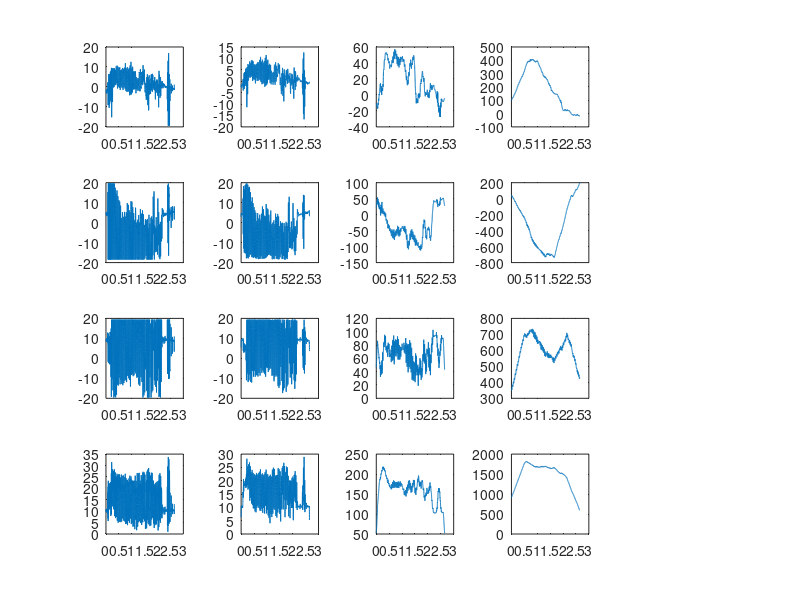

This figure's MATLAB source:
t = 0:0.001:2.649;

fileID = fopen('accel_data.txt');
C = textscan(fileID, '%f%f%f%f');
fclose(fileID);

x = C{1,1};
y = C{1,2};
z = C{1,3};
w = C{1,4};

figure
subplot(4,5,1);
plot(t, x);
subplot(4,5,6);
plot(t, y);
subplot(4,5,11);
plot(t, z);
subplot(4,5,16);
plot(t, w);

for idx = [1, 2, 3]
    ma_length = 10 .^ idx;
    h = 0.1 .* ones(1, ma_length);
    x_out = conv(x,h, 'same');
    y_out = conv(y,h, 'same');
    z_out = conv(z,h, 'same');
    w_out = conv(w,h, 'same');

    subplot(4, 5, idx + 1);    
    plot(t, x_out);

    subplot(4, 5, idx+5 + 1);
    plot(t, y_out);
    
    subplot(4, 5, idx+10 + 1);    
    plot(t, z_out);
    
    subplot(4, 5, idx+15 + 1);
    plot(t, w_out);
    
end
